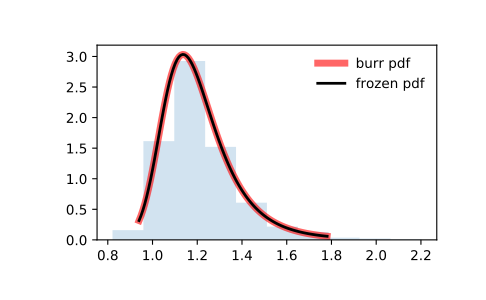

The script that drew this image:
from scipy.stats import burr
import matplotlib.pyplot as plt
fig, ax = plt.subplots(1, 1)

# Calculate a few first moments:

c, d = 10.5, 4.3
mean, var, skew, kurt = burr.stats(c, d, moments='mvsk')

# Display the probability density function (``pdf``):

x = np.linspace(burr.ppf(0.01, c, d),
                burr.ppf(0.99, c, d), 100)
ax.plot(x, burr.pdf(x, c, d),
       'r-', lw=5, alpha=0.6, label='burr pdf')

# Alternatively, the distribution object can be called (as a function)
# to fix the shape, location and scale parameters. This returns a "frozen"
# RV object holding the given parameters fixed.

# Freeze the distribution and display the frozen ``pdf``:

rv = burr(c, d)
ax.plot(x, rv.pdf(x), 'k-', lw=2, label='frozen pdf')

# Check accuracy of ``cdf`` and ``ppf``:

vals = burr.ppf([0.001, 0.5, 0.999], c, d)
np.allclose([0.001, 0.5, 0.999], burr.cdf(vals, c, d))
# True

# Generate random numbers:

r = burr.rvs(c, d, size=1000)

# And compare the histogram:

ax.hist(r, density=True, histtype='stepfilled', alpha=0.2)
ax.legend(loc='best', frameon=False)
plt.show()
